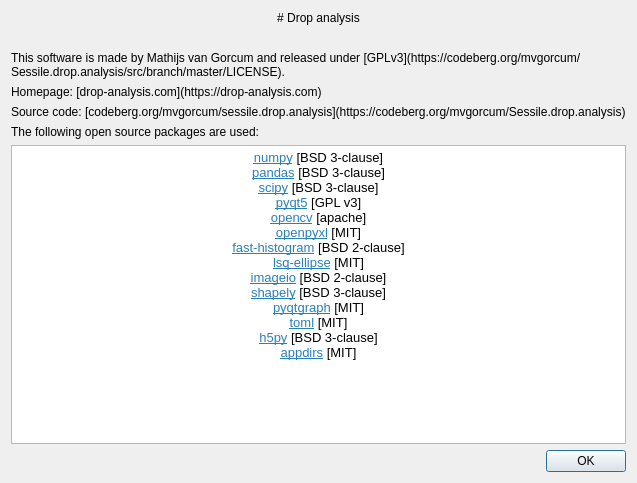
<?xml version="1.0" encoding="UTF-8"?>
<ui version="4.0">
 <class>About</class>
 <widget class="QDialog" name="About">
  <property name="geometry">
   <rect>
    <x>0</x>
    <y>0</y>
    <width>400</width>
    <height>483</height>
   </rect>
  </property>
  <property name="windowTitle">
   <string>About</string>
  </property>
  <layout class="QVBoxLayout" name="verticalLayout">
   <item>
    <widget class="QLabel" name="label_3">
     <property name="text">
      <string># Drop analysis</string>
     </property>
     <property name="textFormat">
      <enum>Qt::MarkdownText</enum>
     </property>
     <property name="alignment">
      <set>Qt::AlignCenter</set>
     </property>
     <property name="margin">
      <number>0</number>
     </property>
    </widget>
   </item>
   <item>
    <widget class="QLabel" name="versionLabel">
     <property name="text">
      <string/>
     </property>
     <property name="alignment">
      <set>Qt::AlignCenter</set>
     </property>
    </widget>
   </item>
   <item>
    <widget class="QLabel" name="label_2">
     <property name="text">
      <string>This software is made by Mathijs van Gorcum and released under [GPLv3](https://codeberg.org/mvgorcum/Sessile.drop.analysis/src/branch/master/LICENSE).</string>
     </property>
     <property name="textFormat">
      <enum>Qt::MarkdownText</enum>
     </property>
     <property name="wordWrap">
      <bool>true</bool>
     </property>
     <property name="openExternalLinks">
      <bool>true</bool>
     </property>
    </widget>
   </item>
   <item>
    <widget class="QLabel" name="label_4">
     <property name="text">
      <string>Homepage: [drop-analysis.com](https://drop-analysis.com)</string>
     </property>
     <property name="textFormat">
      <enum>Qt::MarkdownText</enum>
     </property>
     <property name="openExternalLinks">
      <bool>true</bool>
     </property>
    </widget>
   </item>
   <item>
    <widget class="QLabel" name="label_5">
     <property name="text">
      <string>Source code: [codeberg.org/mvgorcum/sessile.drop.analysis](https://codeberg.org/mvgorcum/Sessile.drop.analysis)</string>
     </property>
     <property name="textFormat">
      <enum>Qt::MarkdownText</enum>
     </property>
     <property name="openExternalLinks">
      <bool>true</bool>
     </property>
    </widget>
   </item>
   <item>
    <widget class="QLabel" name="label">
     <property name="text">
      <string>The following open source packages are used:</string>
     </property>
    </widget>
   </item>
   <item>
    <widget class="QTextBrowser" name="AboutTextBrowser">
     <property name="html">
      <string>&lt;!DOCTYPE HTML PUBLIC &quot;-//W3C//DTD HTML 4.0//EN&quot; &quot;http://www.w3.org/TR/REC-html40/strict.dtd&quot;&gt;
&lt;html&gt;&lt;head&gt;&lt;meta name=&quot;qrichtext&quot; content=&quot;1&quot; /&gt;&lt;style type=&quot;text/css&quot;&gt;
p, li { white-space: pre-wrap; }
&lt;/style&gt;&lt;/head&gt;&lt;body style=&quot; font-family:'Noto Sans'; font-size:10pt; font-weight:400; font-style:normal;&quot;&gt;
&lt;p align=&quot;center&quot; style=&quot; margin-top:0px; margin-bottom:0px; margin-left:0px; margin-right:0px; -qt-block-indent:0; text-indent:0px;&quot;&gt;&lt;a href=&quot;https://numpy.org/&quot;&gt;&lt;span style=&quot; text-decoration: underline; color:#2980b9;&quot;&gt;numpy&lt;/span&gt;&lt;/a&gt; [BSD 3-clause]&lt;/p&gt;
&lt;p align=&quot;center&quot; style=&quot; margin-top:0px; margin-bottom:0px; margin-left:0px; margin-right:0px; -qt-block-indent:0; text-indent:0px;&quot;&gt;&lt;a href=&quot;https://pandas.pydata.org/&quot;&gt;&lt;span style=&quot; text-decoration: underline; color:#2980b9;&quot;&gt;pandas&lt;/span&gt;&lt;/a&gt; [BSD 3-clause]&lt;/p&gt;
&lt;p align=&quot;center&quot; style=&quot; margin-top:0px; margin-bottom:0px; margin-left:0px; margin-right:0px; -qt-block-indent:0; text-indent:0px;&quot;&gt;&lt;a href=&quot;https://scipy.org/&quot;&gt;&lt;span style=&quot; text-decoration: underline; color:#2980b9;&quot;&gt;scipy&lt;/span&gt;&lt;/a&gt; [BSD 3-clause]&lt;/p&gt;
&lt;p align=&quot;center&quot; style=&quot; margin-top:0px; margin-bottom:0px; margin-left:0px; margin-right:0px; -qt-block-indent:0; text-indent:0px;&quot;&gt;&lt;a href=&quot;https://www.riverbankcomputing.com/software/pyqt/&quot;&gt;&lt;span style=&quot; text-decoration: underline; color:#2980b9;&quot;&gt;pyqt5&lt;/span&gt;&lt;/a&gt; [GPL v3]&lt;/p&gt;
&lt;p align=&quot;center&quot; style=&quot; margin-top:0px; margin-bottom:0px; margin-left:0px; margin-right:0px; -qt-block-indent:0; text-indent:0px;&quot;&gt;&lt;a href=&quot;https://opencv.org/&quot;&gt;&lt;span style=&quot; text-decoration: underline; color:#2980b9;&quot;&gt;opencv&lt;/span&gt;&lt;/a&gt; [apache]&lt;/p&gt;
&lt;p align=&quot;center&quot; style=&quot; margin-top:0px; margin-bottom:0px; margin-left:0px; margin-right:0px; -qt-block-indent:0; text-indent:0px;&quot;&gt;&lt;a href=&quot;https://openpyxl.readthedocs.io/&quot;&gt;&lt;span style=&quot; text-decoration: underline; color:#2980b9;&quot;&gt;openpyxl&lt;/span&gt;&lt;/a&gt; [MIT]&lt;/p&gt;
&lt;p align=&quot;center&quot; style=&quot; margin-top:0px; margin-bottom:0px; margin-left:0px; margin-right:0px; -qt-block-indent:0; text-indent:0px;&quot;&gt;&lt;a href=&quot;https://github.com/astrofrog/fast-histogram&quot;&gt;&lt;span style=&quot; text-decoration: underline; color:#2980b9;&quot;&gt;fast-histogram&lt;/span&gt;&lt;/a&gt; [BSD 2-clause]&lt;/p&gt;
&lt;p align=&quot;center&quot; style=&quot; margin-top:0px; margin-bottom:0px; margin-left:0px; margin-right:0px; -qt-block-indent:0; text-indent:0px;&quot;&gt;&lt;a href=&quot;https://github.com/bdhammel/least-squares-ellipse-fitting&quot;&gt;&lt;span style=&quot; text-decoration: underline; color:#2980b9;&quot;&gt;lsq-ellipse&lt;/span&gt;&lt;/a&gt; [MIT]&lt;/p&gt;
&lt;p align=&quot;center&quot; style=&quot; margin-top:0px; margin-bottom:0px; margin-left:0px; margin-right:0px; -qt-block-indent:0; text-indent:0px;&quot;&gt;&lt;a href=&quot;https://github.com/imageio/imageio&quot;&gt;&lt;span style=&quot; text-decoration: underline; color:#2980b9;&quot;&gt;imageio&lt;/span&gt;&lt;/a&gt; [BSD 2-clause]&lt;/p&gt;
&lt;p align=&quot;center&quot; style=&quot; margin-top:0px; margin-bottom:0px; margin-left:0px; margin-right:0px; -qt-block-indent:0; text-indent:0px;&quot;&gt;&lt;a href=&quot;https://shapely.readthedocs.io/en/stable/manual.html&quot;&gt;&lt;span style=&quot; text-decoration: underline; color:#2980b9;&quot;&gt;shapely&lt;/span&gt;&lt;/a&gt; [BSD 3-clause]&lt;/p&gt;
&lt;p align=&quot;center&quot; style=&quot; margin-top:0px; margin-bottom:0px; margin-left:0px; margin-right:0px; -qt-block-indent:0; text-indent:0px;&quot;&gt;&lt;a href=&quot;https://www.pyqtgraph.org/&quot;&gt;&lt;span style=&quot; text-decoration: underline; color:#2980b9;&quot;&gt;pyqtgraph&lt;/span&gt;&lt;/a&gt; [MIT]&lt;/p&gt;
&lt;p align=&quot;center&quot; style=&quot; margin-top:0px; margin-bottom:0px; margin-left:0px; margin-right:0px; -qt-block-indent:0; text-indent:0px;&quot;&gt;&lt;a href=&quot;https://github.com/uiri/toml&quot;&gt;&lt;span style=&quot; text-decoration: underline; color:#2980b9;&quot;&gt;toml&lt;/span&gt;&lt;/a&gt; [MIT]&lt;/p&gt;
&lt;p align=&quot;center&quot; style=&quot; margin-top:0px; margin-bottom:0px; margin-left:0px; margin-right:0px; -qt-block-indent:0; text-indent:0px;&quot;&gt;&lt;a href=&quot;https://www.h5py.org/&quot;&gt;&lt;span style=&quot; text-decoration: underline; color:#2980b9;&quot;&gt;h5py&lt;/span&gt;&lt;/a&gt; [BSD 3-clause]&lt;/p&gt;
&lt;p align=&quot;center&quot; style=&quot; margin-top:0px; margin-bottom:0px; margin-left:0px; margin-right:0px; -qt-block-indent:0; text-indent:0px;&quot;&gt;&lt;a href=&quot;https://github.com/ActiveState/appdirs&quot;&gt;&lt;span style=&quot; text-decoration: underline; color:#2980b9;&quot;&gt;appdirs&lt;/span&gt;&lt;/a&gt; [MIT]&lt;/p&gt;&lt;/body&gt;&lt;/html&gt;</string>
     </property>
     <property name="openExternalLinks">
      <bool>true</bool>
     </property>
    </widget>
   </item>
   <item>
    <widget class="QDialogButtonBox" name="buttonBox">
     <property name="orientation">
      <enum>Qt::Horizontal</enum>
     </property>
     <property name="standardButtons">
      <set>QDialogButtonBox::Ok</set>
     </property>
    </widget>
   </item>
  </layout>
 </widget>
 <resources/>
 <connections>
  <connection>
   <sender>buttonBox</sender>
   <signal>accepted()</signal>
   <receiver>About</receiver>
   <slot>accept()</slot>
   <hints>
    <hint type="sourcelabel">
     <x>248</x>
     <y>254</y>
    </hint>
    <hint type="destinationlabel">
     <x>157</x>
     <y>274</y>
    </hint>
   </hints>
  </connection>
  <connection>
   <sender>buttonBox</sender>
   <signal>rejected()</signal>
   <receiver>About</receiver>
   <slot>reject()</slot>
   <hints>
    <hint type="sourcelabel">
     <x>316</x>
     <y>260</y>
    </hint>
    <hint type="destinationlabel">
     <x>286</x>
     <y>274</y>
    </hint>
   </hints>
  </connection>
 </connections>
</ui>
